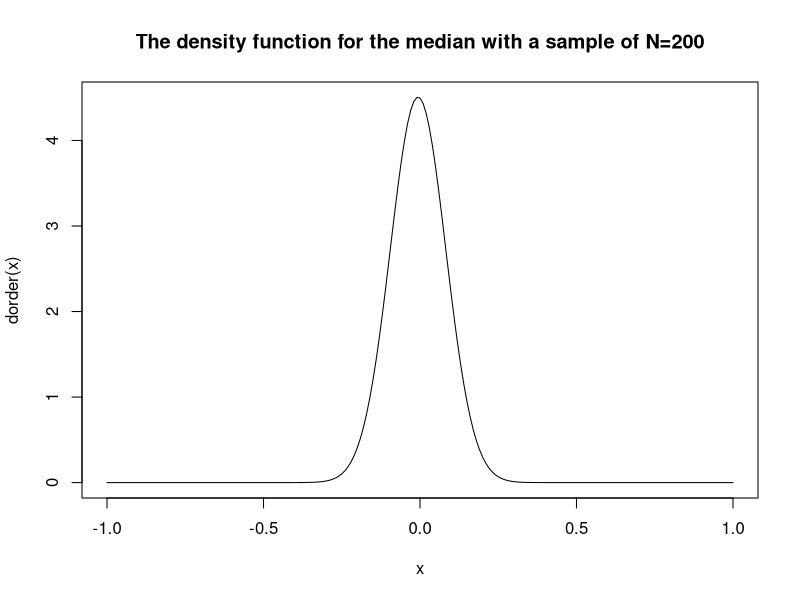
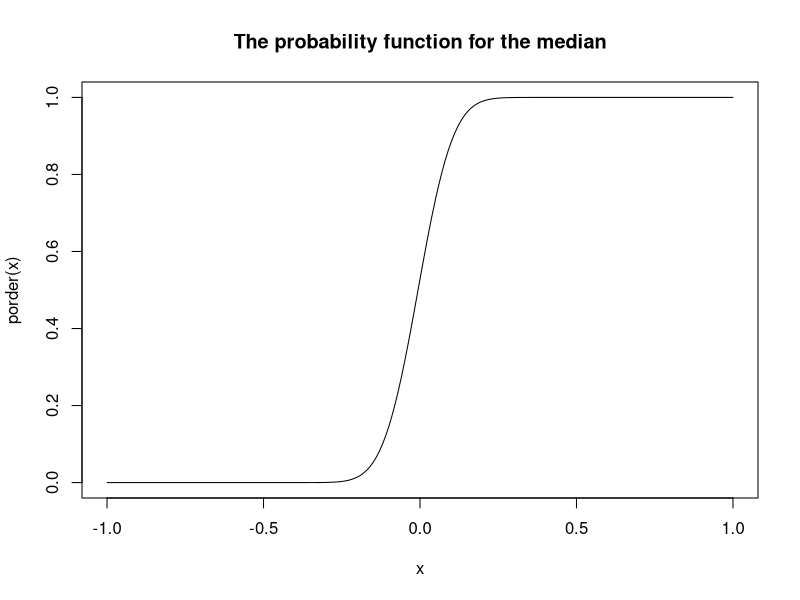
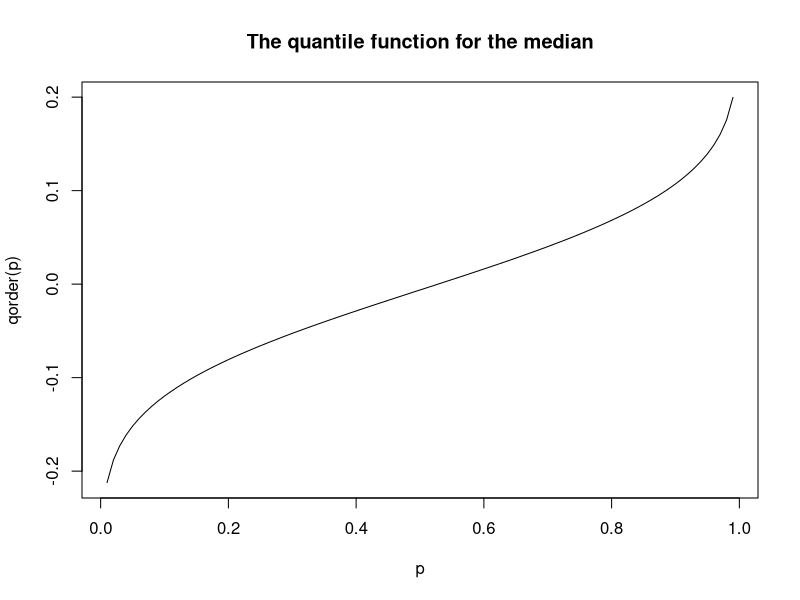
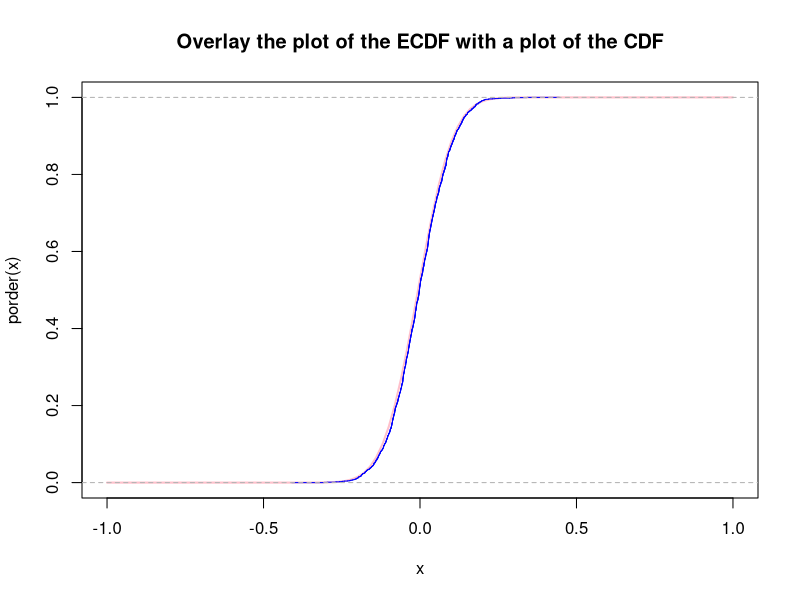
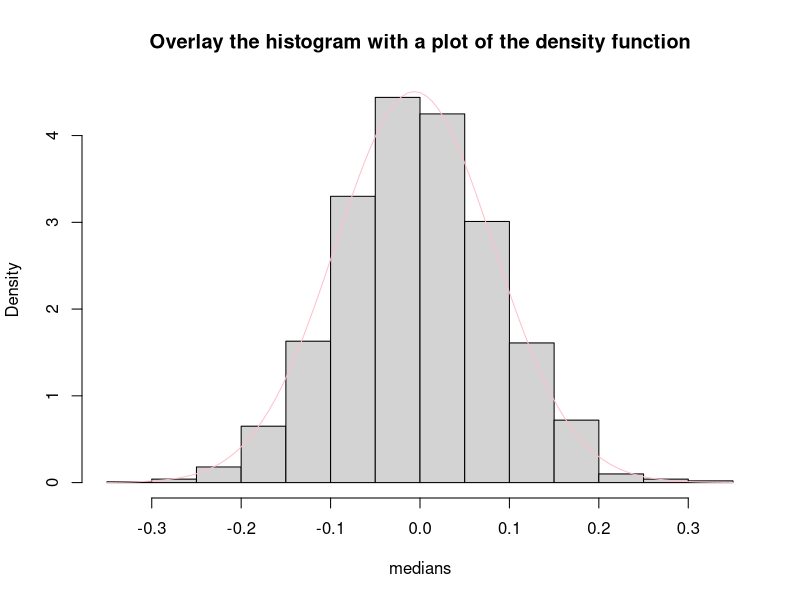
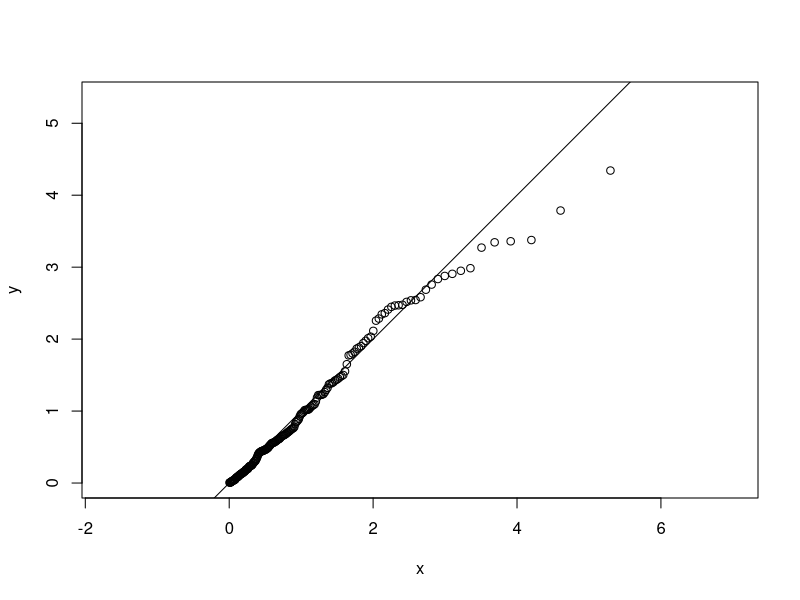
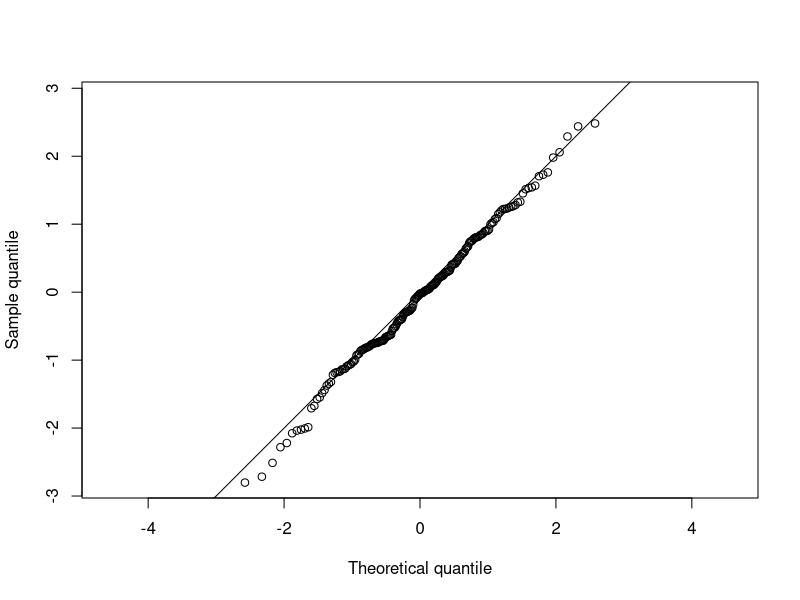
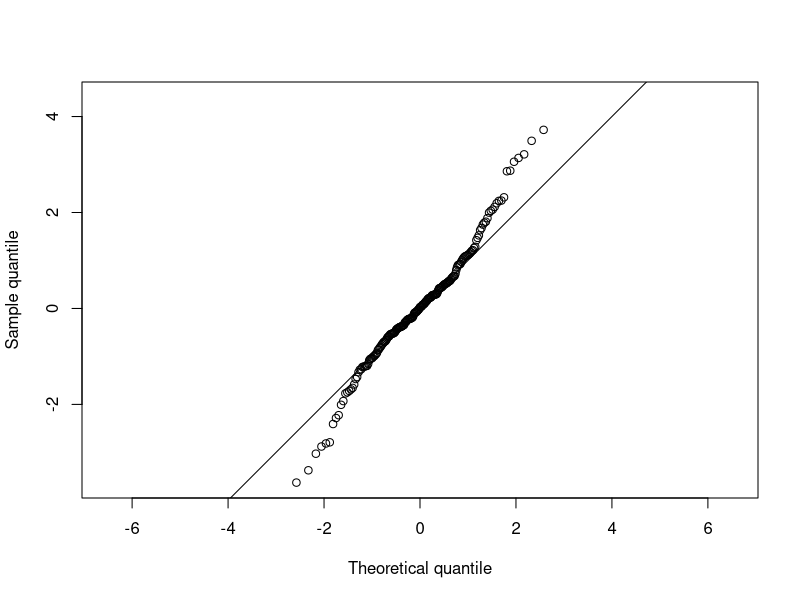

Write the R code that produced these figures, in order.
## ---- chunk 1
N=200
median(rnorm(N,mean=0,sd=1))
dorder <- function(x,k=100,n=N){
  k*
    choose(n,k)*
    (pnorm(x))^(k-1)*
    (1-pnorm(x))^(n-k)*
    dnorm(x)
}


x <- seq(-1,1,by=0.01)
plot(x,dorder(x),type="l",main="The density function for the median with a sample of N=200")

## ---- chunk 2
porder <- Fk <- function(x,k=100,n=N){
  pbinom(k-1, n, pnorm(x,0,1), lower.tail = FALSE) #calculate right side
}
pbinom(100-1,200,pnorm(0,0,1),lower.tail = FALSE)
x<-seq(-1,1,by=0.01)
plot(x,porder(x),type="l",main="The probability function for the median")


## ---- chunk 3
g <- function(x, pf, p) pf(x) - p
qorder <- function(p) {
  output <- p #here just apply same space into out
  for(i in seq_along(p)){
    output[i] <- uniroot(g, c(-200, 200), pf = porder, p = p[i])$root
  }
  output
}

p <- seq(0.01, 0.99, by = 0.01)
plot(p, qorder(p), type = "l",main="The quantile function for the median")


## ---- chunk 4
x<-seq(-1,1,by=0.01)


curve(porder(x), -1, 1, lwd = 2,col="pink",,main="Overlay the plot of the ECDF with a plot of the CDF")

medians <- c() # create a empty vector
for(i in 1:2000) {
  medians[i] <- median(rnorm(N))
}

plot(ecdf(medians), add = TRUE, col = "blue")


## ---- chunk 5
hist(medians, freq = FALSE,,main="Overlay the histogram with a plot of the density function")
curve(dorder(x), add = TRUE, col = "pink")  # density just like the slope within the cdf
## ---- chunk 6
random_sample <- rexp(200) #QQ means that quantile quantile

q_candidate <- qexp

x <- q_candidate((1:200)/200)

y <- quantile(random_sample, probs = (1:200)/200)

plot(x,y, asp = 1)

abline(0,1)

## ---- chunk 7
random_sample <- rnorm(200)
q_candidate <- qnorm

x <- q_candidate((1:200)/200)
y <- quantile(random_sample, probs = (1:200)/200)


plot(x,y, asp = 1, xlab = "Theoretical quantile", ylab = "Sample quantile")

abline(0,1)
## ---- chunk 8
random_sample <- rt(200, df = 3)

q_candidate <- qnorm

x <- q_candidate((1:200)/200)

y <- quantile(random_sample, probs = (1:200)/200)


plot(x,y, asp = 1, xlab = "Theoretical quantile", ylab = "Sample quantile")

abline(0,1)

## ---- chunk 9

random_sample <- medians
q_candidate <- qorder

pp <- ppoints(N)

x <- q_candidate(pp)
y <- quantile(random_sample, probs = pp)


plot(x,y, asp = 1, xlab = "Theoretical quantile", ylab = "Sample quantile",main = "The simulated data and the theoretical sampling distribution")
abline(0,1)

## ---- chunk 10
dorder <- function(x, k){
  k*
    choose(200, k)*
    pnorm(x,0,1)^(k-1)*
    (1-pnorm(x,0,1))^(200-k)*
    dnorm(x,0,1)
}

porder <- function(x, k){
  pbinom(k-1, 200, pnorm(x,0,1), lower.tail = FALSE)
}

qorder <- function(p, k){
  out <- p
  for(i in seq_along(p)){
    out[i] <- uniroot(function(x){porder(x, k) - p[i]}, c(-100,100))$root
  }
  out
}

## ---- chunk 11

N <- 200
M <- 5000
out <- array(rnorm(M*N), c(M,N)) # produce M rows N columns
maxs <- apply(out,1,max) # out is matrix, 1 shows rows, max is the functions to be applied

p <- ppoints(200) # shows from 0.0025 to 1. shows total 200 points
x <- qorder(p, 200)
y <- quantile(maxs, probs = p)

plot(x,y, asp = 1, xlab = "Theoretical quantile", ylab = "Sample quantile") #y axis and y axis values's ratio
abline(0,1)


## ---- chunk 12
dorder <- function(x, k, n, dist = "norm", ...){
  
  pf <- get(paste0("p", dist))
  df <- get(paste0("d", dist))

# Slide 50 of transformations & order-statistics  
  k*
    choose(n, k)*
    pf(x, ...)^(k-1)*
    (1-pf(x, ...))^(n-k)*
    df(x, ...)
}

porder <- function(x, k, n, dist = "norm", ...){
  pf <- get(paste0("p", dist))

# Slide 54 of transformations & order-statistics  
  pbinom(k-1, n, pf(x, ...), lower.tail = FALSE)
}

qorder <- function(p, k, n, dist = "norm", ...){
  out <- p
  for(i in seq_along(p)){
    out[i] <- uniroot(function(x){porder(x, k, n, dist, ...) - p[i]}, c(-100,100))$root
  }
  out
}
## ---- chunk 13

par(mfrow = c(2,1))
curve(porder(x, 1, 200), -5,0, ylab = "Probability", xlab = "min", lwd = 3)
curve(dorder(x, 1, 200), -5,0, ylab = "Density", xlab = "min", lwd = 3)

